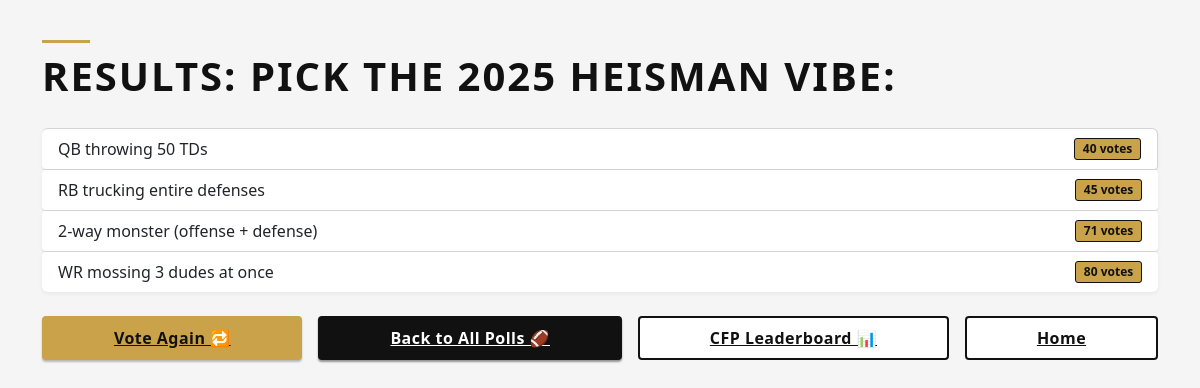
The app's page /polls/polls/5/results/, older data.
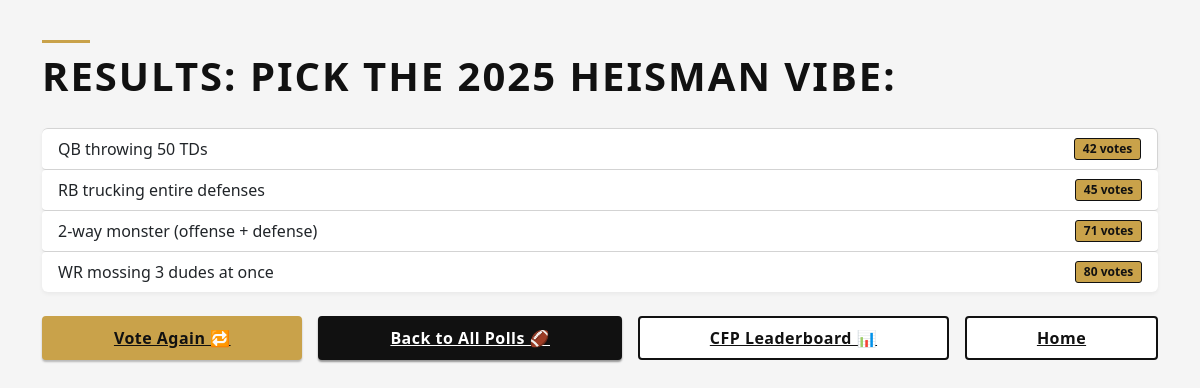
The same page, newer data.
### polls/models.py (models this page shows, shortened)
class Choice(models.Model):
    question = models.ForeignKey(Question, on_delete=models.CASCADE)
    choice_text = models.CharField("choice text", max_length=200)
    votes = models.IntegerField(default=0)

### polls/views.py (the view)
# urls.py: path("polls/<int:pk>/results/", views.ResultsView.as_view(), name="results"),
class ResultsView(generic.DetailView):
    model = Question
    template_name = "polls/results.html"

### polls/templates/polls/results.html (shortened to what this page needs)
{% extends "polls/base.html" %}
{% block content %}
<h1 class="page-title">Results: {{ question.question_text }}</h1>
<ul class="list-group results-list mb-4">
  {% for choice in question.choice_set.all %}
    <li class="list-group-item d-flex justify-content-between align-items-center">
      <span>{{ choice.choice_text }}</span>
      <span class="badge text-bg-primary">{{ choice.votes }} votes</span>
    </li>
  {% endfor %}
</ul>
<div class="d-flex flex-column flex-md-row gap-3">
  <a
    class="btn-cfp-gold flex-fill text-center py-2"
    href="{% url 'polls:detail' question.id %}"
  >
    Vote Again 🔁
  </a>
  <a
    class="btn-cfp-dark flex-fill text-center py-2"
    href="{% url 'polls:index' %}"
  >
    Back to All Polls 🏈
  </a>
  <a
    class="btn-cfp-outline flex-fill text-center py-2"
    href="{% url 'polls:cfp_results' %}"
  >
    CFP Leaderboard 📊
  </a>
  <a
    class="btn-cfp-outline flex-fill text-center py-2"
    href="{% url 'polls:home' %}"
  >
    Home
  </a>
</div>
{% endblock %}

Row changes from the older to the newer data that the page shows:
changed Choice "QB throwing 50 TDs": votes "40" → "42"
